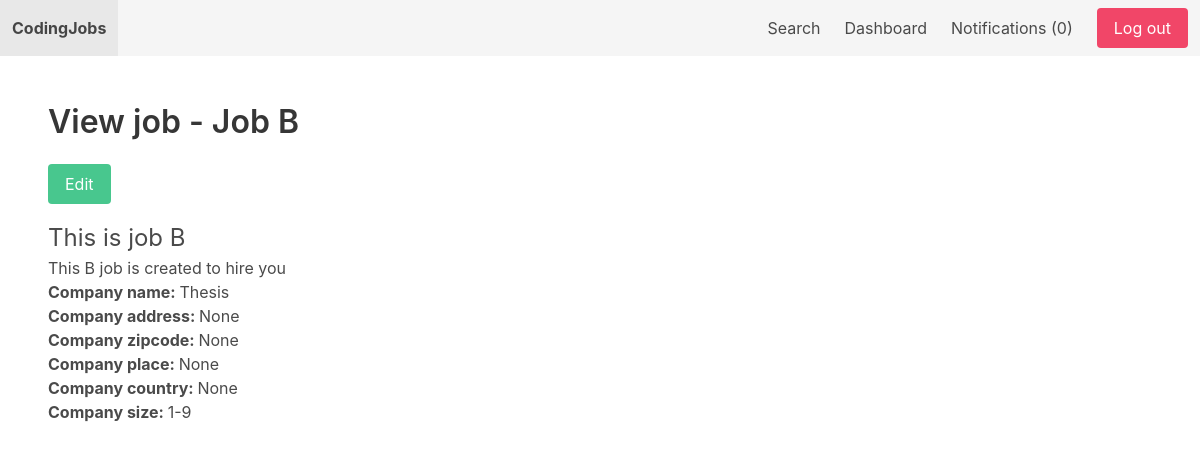
/dashboard/job/2/ (signed in), run on an earlier commit of the app's database.
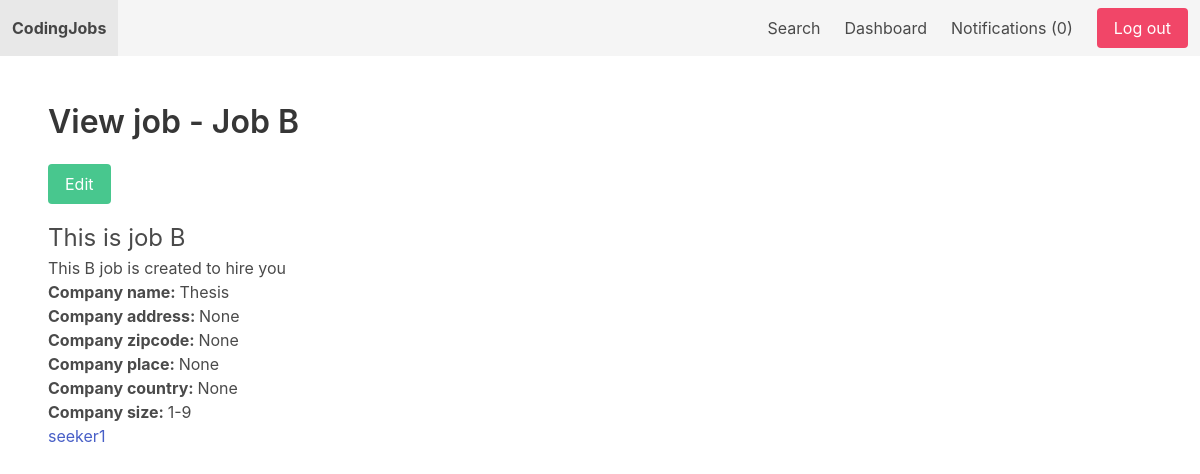
And on a later commit of the database.
### apps/job/models.py (models this page shows)
class Application(models.Model):
    job = models.ForeignKey(Job, related_name='applications', on_delete=models.CASCADE)
    content = models.TextField()
    experience = models.TextField()
    created_by = models.ForeignKey(User, related_name='applications', on_delete=models.CASCADE)
    created_at = models.DateTimeField(auto_now_add=True)

### apps/userprofile/views.py (the view)
# urls.py: path('job/<int:job_id>/', view_dashboard_job, name='view_dashboard_job'),
@login_required
def view_dashboard_job(request, job_id):
    job = get_object_or_404(Job, pk=job_id, created_by=request.user)
    return render(request, 'userprofile/view_dashboard_job.html', {'job': job})

### apps/notification/context_processors.py (called while the page is built)
def notifications(request):
    if request.user.is_authenticated:
        return {'notifications': request.user.notifications.filter(is_read=False)}
    else:
        return {'notifications': []}

### apps/userprofile/templates/userprofile/view_dashboard_job.html
{% extends 'core/base.html' %}
{% block content %}
    <h1 class="title">View job - {{ job.title }}</h1>
    <a href="{% url 'edit_job' job.id %}" class="button is-success mb-4">Edit</a>
    <p class="is-size-4">{{ job.short_description }}</p>
    <p>{{ job.long_description }}</p>
    <b>Company name: </b>{{ job.company_name}}<br>
    <b>Company address: </b>{{ job.company_address}}<br>
    <b>Company zipcode: </b>{{ job.company_zipcode}}<br>
    <b>Company place: </b>{{ job.company_place}}<br>
    <b>Company country: </b>{{ job.company_country}}<br>
    <b>Company size: </b>{{ job.get_company_size_display }}<br>
    {% for application in job.applications.all %}
        <a href="{% url 'view_application' application.id %}">{{ application.created_by.username }}</a>
    {% endfor %}
{% endblock %}

What changed in the data, as far as the page shows it:
added Application: created_by.username "seeker1"
